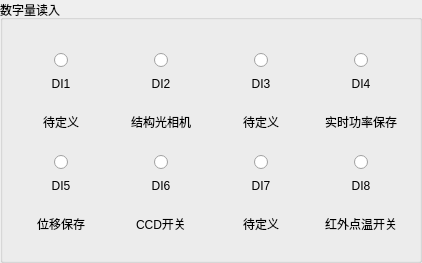
      <widget class="QGroupBox" name="groupBox_7">
       <property name="maximumSize">
        <size>
         <width>16777215</width>
         <height>300</height>
        </size>
       </property>
       <property name="title">
        <string>数字量读入</string>
       </property>
       <layout class="QVBoxLayout" name="verticalLayout_30">
        <item>
         <widget class="QLabel" name="label_54">
          <property name="text">
           <string/>
          </property>
         </widget>
        </item>
        <item>
         <layout class="QGridLayout" name="gridLayout_3">
          <item row="0" column="3">
           <layout class="QVBoxLayout" name="verticalLayout_14">
            <item>
             <layout class="QHBoxLayout" name="horizontalLayout_14">
              <item>
               <spacer name="horizontalSpacer_7">
                <property name="orientation">
                 <enum>Qt::Horizontal</enum>
                </property>
                <property name="sizeHint" stdset="0">
                 <size>
                  <width>40</width>
                  <height>20</height>
                 </size>
                </property>
               </spacer>
              </item>
              <item>
               <widget class="QRadioButton" name="DI3">
                <property name="text">
                 <string/>
                </property>
                <property name="autoExclusive">
                 <bool>false</bool>
                </property>
               </widget>
              </item>
              <item>
               <spacer name="horizontalSpacer_8">
                <property name="orientation">
                 <enum>Qt::Horizontal</enum>
                </property>
                <property name="sizeHint" stdset="0">
                 <size>
                  <width>40</width>
                  <height>20</height>
                 </size>
                </property>
               </spacer>
              </item>
             </layout>
            </item>
            <item>
             <widget class="QLabel" name="label_20">
              <property name="text">
               <string>DI4</string>
              </property>
              <property name="alignment">
               <set>Qt::AlignCenter</set>
              </property>
             </widget>
            </item>
            <item>
             <widget class="EditableLabel" name="label_21">
              <property name="minimumSize">
               <size>
                <width>0</width>
                <height>50</height>
               </size>
              </property>
              <property name="text">
               <string>实时功率保存</string>
              </property>
              <property name="alignment">
               <set>Qt::AlignCenter</set>
              </property>
             </widget>
            </item>
           </layout>
          </item>
          <item row="0" column="0">
           <layout class="QVBoxLayout" name="verticalLayout_6">
            <item>
             <layout class="QHBoxLayout" name="horizontalLayout_10">
              <item>
               <spacer name="horizontalSpacer">
                <property name="orientation">
                 <enum>Qt::Horizontal</enum>
                </property>
                <property name="sizeHint" stdset="0">
                 <size>
                  <width>40</width>
                  <height>20</height>
                 </size>
                </property>
               </spacer>
              </item>
              <item>
               <widget class="QRadioButton" name="DI0">
                <property name="sizePolicy">
                 <sizepolicy hsizetype="Minimum" vsizetype="Fixed">
                  <horstretch>0</horstretch>
                  <verstretch>0</verstretch>
                 </sizepolicy>
                </property>
                <property name="layoutDirection">
                 <enum>Qt::LeftToRight</enum>
                </property>
                <property name="text">
                 <string/>
                </property>
                <property name="iconSize">
                 <size>
                  <width>25</width>
                  <height>25</height>
                 </size>
                </property>
                <property name="autoExclusive">
                 <bool>false</bool>
                </property>
               </widget>
              </item>
              <item>
               <spacer name="horizontalSpacer_2">
                <property name="orientation">
                 <enum>Qt::Horizontal</enum>
                </property>
                <property name="sizeHint" stdset="0">
                 <size>
                  <width>40</width>
                  <height>20</height>
                 </size>
                </property>
               </spacer>
              </item>
             </layout>
            </item>
            <item>
             <widget class="QLabel" name="label_14">
              <property name="text">
               <string>DI1</string>
              </property>
              <property name="alignment">
               <set>Qt::AlignCenter</set>
              </property>
             </widget>
            </item>
            <item>
             <widget class="EditableLabel" name="label_15">
              <property name="minimumSize">
               <size>
                <width>0</width>
                <height>50</height>
               </size>
              </property>
              <property name="text">
               <string>待定义</string>
              </property>
              <property name="alignment">
               <set>Qt::AlignCenter</set>
              </property>
             </widget>
            </item>
           </layout>
          </item>
          <item row="0" column="2">
           <layout class="QVBoxLayout" name="verticalLayout_13">
            <item>
             <layout class="QHBoxLayout" name="horizontalLayout_13">
              <item>
               <spacer name="horizontalSpacer_5">
                <property name="orientation">
                 <enum>Qt::Horizontal</enum>
                </property>
                <property name="sizeHint" stdset="0">
                 <size>
                  <width>40</width>
                  <height>20</height>
                 </size>
                </property>
               </spacer>
              </item>
              <item>
               <widget class="QRadioButton" name="DI2">
                <property name="text">
                 <string/>
                </property>
                <property name="autoExclusive">
                 <bool>false</bool>
                </property>
               </widget>
              </item>
              <item>
               <spacer name="horizontalSpacer_6">
                <property name="orientation">
                 <enum>Qt::Horizontal</enum>
                </property>
                <property name="sizeHint" stdset="0">
                 <size>
                  <width>40</width>
                  <height>20</height>
                 </size>
                </property>
               </spacer>
              </item>
             </layout>
            </item>
            <item>
             <widget class="QLabel" name="label_18">
              <property name="text">
               <string>DI3</string>
              </property>
              <property name="alignment">
               <set>Qt::AlignCenter</set>
              </property>
             </widget>
            </item>
            <item>
             <widget class="EditableLabel" name="label_19">
              <property name="minimumSize">
               <size>
                <width>0</width>
                <height>50</height>
               </size>
              </property>
              <property name="text">
               <string>待定义</string>
              </property>
              <property name="alignment">
               <set>Qt::AlignCenter</set>
              </property>
             </widget>
            </item>
           </layout>
          </item>
          <item row="0" column="1">
           <layout class="QVBoxLayout" name="verticalLayout_10">
            <item>
             <layout class="QHBoxLayout" name="horizontalLayout_21">
              <item>
               <spacer name="horizontalSpacer_15">
                <property name="orientation">
                 <enum>Qt::Horizontal</enum>
                </property>
                <property name="sizeHint" stdset="0">
                 <size>
                  <width>40</width>
                  <height>20</height>
                 </size>
                </property>
               </spacer>
              </item>
              <item>
               <widget class="QRadioButton" name="DI1">
                <property name="text">
                 <string/>
                </property>
                <property name="autoExclusive">
                 <bool>false</bool>
                </property>
               </widget>
              </item>
              <item>
               <spacer name="horizontalSpacer_16">
                <property name="orientation">
                 <enum>Qt::Horizontal</enum>
                </property>
                <property name="sizeHint" stdset="0">
                 <size>
                  <width>40</width>
                  <height>20</height>
                 </size>
                </property>
               </spacer>
              </item>
             </layout>
            </item>
            <item>
             <widget class="QLabel" name="label_16">
              <property name="text">
               <string>DI2</string>
              </property>
              <property name="alignment">
               <set>Qt::AlignCenter</set>
              </property>
             </widget>
            </item>
            <item>
             <widget class="EditableLabel" name="label_17">
              <property name="minimumSize">
               <size>
                <width>0</width>
                <height>50</height>
               </size>
              </property>
              <property name="text">
               <string>结构光相机</string>
              </property>
              <property name="alignment">
               <set>Qt::AlignCenter</set>
              </property>
             </widget>
            </item>
           </layout>
          </item>
          <item row="1" column="0">
           <layout class="QVBoxLayout" name="verticalLayout_18">
            <item>
             <layout class="QHBoxLayout" name="horizontalLayout_12">
              <item>
               <spacer name="horizontalSpacer_3">
                <property name="orientation">
                 <enum>Qt::Horizontal</enum>
                </property>
                <property name="sizeHint" stdset="0">
                 <size>
                  <width>40</width>
                  <height>20</height>
                 </size>
                </property>
               </spacer>
              </item>
              <item>
               <widget class="QRadioButton" name="DI4">
                <property name="text">
                 <string/>
                </property>
                <property name="autoExclusive">
                 <bool>false</bool>
                </property>
               </widget>
              </item>
              <item>
               <spacer name="horizontalSpacer_4">
                <property name="orientation">
                 <enum>Qt::Horizontal</enum>
                </property>
                <property name="sizeHint" stdset="0">
                 <size>
                  <width>40</width>
                  <height>20</height>
                 </size>
                </property>
               </spacer>
              </item>
             </layout>
            </item>
            <item>
             <widget class="QLabel" name="label_28">
              <property name="text">
               <string>DI5</string>
              </property>
              <property name="alignment">
               <set>Qt::AlignCenter</set>
              </property>
             </widget>
            </item>
            <item>
             <widget class="EditableLabel" name="label_29">
              <property name="minimumSize">
               <size>
                <width>0</width>
                <height>50</height>
               </size>
              </property>
              <property name="text">
               <string>位移保存</string>
              </property>
              <property name="alignment">
               <set>Qt::AlignCenter</set>
              </property>
             </widget>
            </item>
           </layout>
          </item>
          <item row="1" column="1">
           <layout class="QVBoxLayout" name="verticalLayout_15">
            <item>
             <layout class="QHBoxLayout" name="horizontalLayout_19">
              <item>
               <spacer name="horizontalSpacer_11">
                <property name="orientation">
                 <enum>Qt::Horizontal</enum>
                </property>
                <property name="sizeHint" stdset="0">
                 <size>
                  <width>40</width>
                  <height>20</height>
                 </size>
                </property>
               </spacer>
              </item>
              <item>
               <widget class="QRadioButton" name="DI5">
                <property name="text">
                 <string/>
                </property>
                <property name="autoExclusive">
                 <bool>false</bool>
                </property>
               </widget>
              </item>
              <item>
               <spacer name="horizontalSpacer_12">
                <property name="orientation">
                 <enum>Qt::Horizontal</enum>
                </property>
                <property name="sizeHint" stdset="0">
                 <size>
                  <width>40</width>
                  <height>20</height>
                 </size>
                </property>
               </spacer>
              </item>
             </layout>
            </item>
            <item>
             <widget class="QLabel" name="label_22">
              <property name="text">
               <string>DI6</string>
              </property>
              <property name="alignment">
               <set>Qt::AlignCenter</set>
              </property>
             </widget>
            </item>
            <item>
             <widget class="EditableLabel" name="label_23">
              <property name="minimumSize">
               <size>
                <width>0</width>
                <height>50</height>
               </size>
              </property>
              <property name="text">
               <string>CCD开关</string>
              </property>
              <property name="alignment">
               <set>Qt::AlignCenter</set>
              </property>
             </widget>
            </item>
           </layout>
          </item>
          <item row="1" column="2">
           <layout class="QVBoxLayout" name="verticalLayout_16">
            <item>
             <layout class="QHBoxLayout" name="horizontalLayout_20">
              <item>
               <spacer name="horizontalSpacer_13">
                <property name="orientation">
                 <enum>Qt::Horizontal</enum>
                </property>
                <property name="sizeHint" stdset="0">
                 <size>
                  <width>40</width>
                  <height>20</height>
                 </size>
                </property>
               </spacer>
              </item>
              <item>
               <widget class="QRadioButton" name="DI6">
                <property name="text">
                 <string/>
                </property>
                <property name="autoExclusive">
                 <bool>false</bool>
                </property>
               </widget>
              </item>
              <item>
               <spacer name="horizontalSpacer_14">
                <property name="orientation">
                 <enum>Qt::Horizontal</enum>
                </property>
                <property name="sizeHint" stdset="0">
                 <size>
                  <width>40</width>
                  <height>20</height>
                 </size>
                </property>
               </spacer>
              </item>
             </layout>
            </item>
            <item>
             <widget class="QLabel" name="label_24">
              <property name="text">
               <string>DI7</string>
              </property>
              <property name="alignment">
               <set>Qt::AlignCenter</set>
              </property>
             </widget>
            </item>
            <item>
             <widget class="EditableLabel" name="label_25">
              <property name="minimumSize">
               <size>
                <width>0</width>
                <height>50</height>
               </size>
              </property>
              <property name="text">
               <string>待定义</string>
              </property>
              <property name="alignment">
               <set>Qt::AlignCenter</set>
              </property>
             </widget>
            </item>
           </layout>
          </item>
          <item row="1" column="3">
           <layout class="QVBoxLayout" name="verticalLayout_17">
            <item>
             <layout class="QHBoxLayout" name="horizontalLayout_18">
              <item>
               <spacer name="horizontalSpacer_9">
                <property name="orientation">
                 <enum>Qt::Horizontal</enum>
                </property>
                <property name="sizeHint" stdset="0">
                 <size>
                  <width>40</width>
                  <height>20</height>
                 </size>
                </property>
               </spacer>
              </item>
              <item>
               <widget class="QRadioButton" name="DI7">
                <property name="text">
                 <string/>
                </property>
                <property name="autoExclusive">
                 <bool>false</bool>
                </property>
               </widget>
              </item>
              <item>
               <spacer name="horizontalSpacer_10">
                <property name="orientation">
                 <enum>Qt::Horizontal</enum>
                </property>
                <property name="sizeHint" stdset="0">
                 <size>
                  <width>40</width>
                  <height>20</height>
                 </size>
                </property>
               </spacer>
              </item>
             </layout>
            </item>
            <item>
             <widget class="QLabel" name="label_26">
              <property name="text">
               <string>DI8</string>
              </property>
              <property name="alignment">
               <set>Qt::AlignCenter</set>
              </property>
             </widget>
            </item>
            <item>
             <widget class="EditableLabel" name="label_27">
              <property name="minimumSize">
               <size>
                <width>0</width>
                <height>50</height>
               </size>
              </property>
              <property name="text">
               <string>红外点温开关</string>
              </property>
              <property name="alignment">
               <set>Qt::AlignCenter</set>
              </property>
             </widget>
            </item>
           </layout>
          </item>
         </layout>
        </item>
       </layout>
      </widget>
